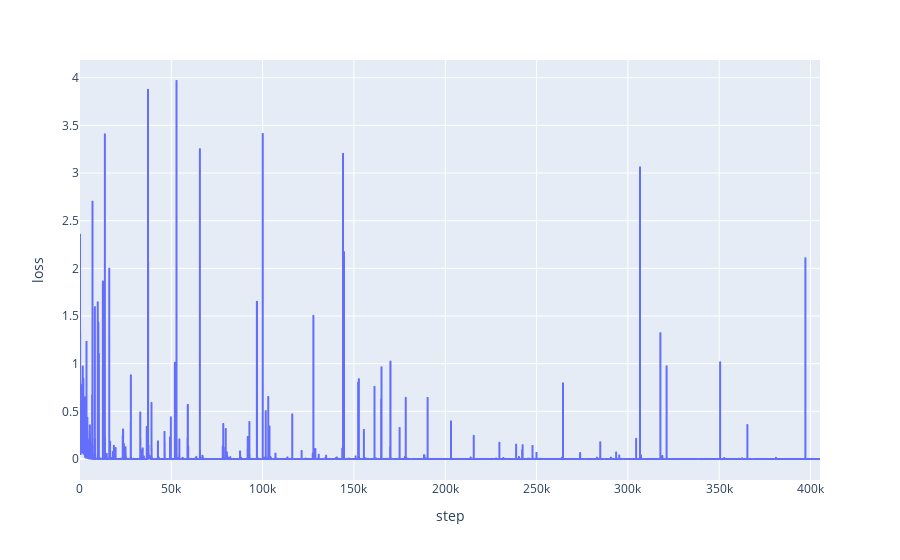

Here is the notebook cell this chart was saved with:
### Code cell
d.plot_progress()

### Figure 1 — Plotly figure (JSON) as saved in the notebook; plotly's stock layout.template omitted (floating-point values rounded to 4 significant figures; data arrays with more than 128 entries replaced by an {"elided": "..."} marker saying what was removed)
{"data": [{"hovertemplate": "step=%{x}<br>loss=%{y}<extra></extra>", "legendgroup": "", "line": {"color": "#636efa", "dash": "solid"}, "marker": {"symbol": "circle"}, "mode": "lines", "name": "", "showlegend": false, "type": "scattergl", "x": {"elided": "40519 int values"}, "xaxis": "x", "y": {"elided": "40519 float values"}, "yaxis": "y"}], "layout": {"legend": {"tracegroupgap": 0}, "margin": {"t": 60}, "xaxis": {"anchor": "y", "domain": [0, 1], "title": {"text": "step"}}, "yaxis": {"anchor": "x", "domain": [0, 1], "title": {"text": "loss"}}}}
